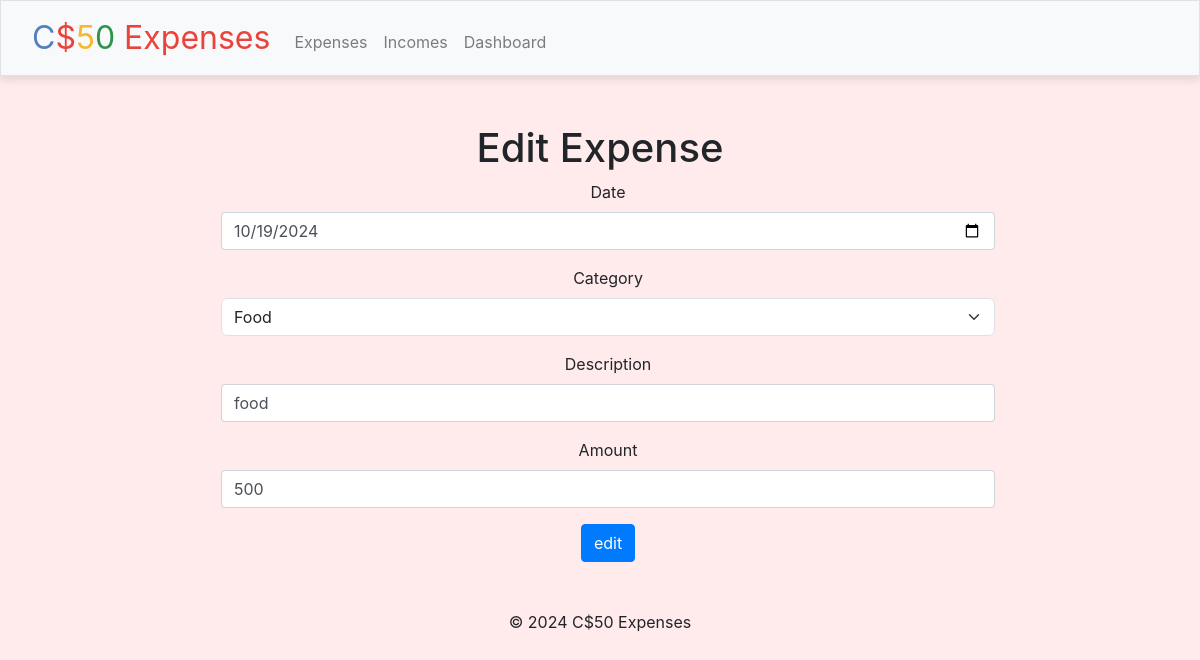
Page /expenses/edit?id=1 on the committed database.
### tables this page shows
CREATE TABLE expenses (
    id INTEGER PRIMARY KEY AUTOINCREMENT,
    amount NUMERIC NOT NULL,
    category TEXT NOT NULL,
    description TEXT,
    date TIMESTAMP DEFAULT CURRENT_TIMESTAMP
);

### app.py (the view)
@app.route("/expenses/edit", methods=["GET"])
def redirect_edit():
    id = request.args.get("id")
    expense = db.execute("SELECT * FROM expenses WHERE id = ?", id)
    return render_template("edit_expense.html", expense=expense[0])

### app.py (called while the page is built)
@app.after_request
def after_request(response):
    response.headers["Cache-Control"] = "no-cache, no-store, must-revalidate"
    response.headers["Expires"] = 0
    response.headers["Pragma"] = "no-cache"
    return response

### templates/edit_expense.html (shortened to what this page needs)
{%extends "layout.html"%} {%block title%}Edit Expense{%endblock%} { {%block main%}
<h1>Edit Expense</h1>
<div class="pl-11 pr-10">
  <form id="editExpenseFrom">
      <div class="mb-3">
      <label for="date" class="form-label">Date</label>
      <input type="date" value="{{expense.date}}" class="form-control" id="date" name="date" required />
    </div>
    <div class="mb-3">
      <label for="category" class="form-label">Category</label>
      <select class="form-select" id="category" name="category" required>
        <option value="Food" {% if expense.category == "Food"%}selected{% endif%}>Food</option>
      </select>
    </div>
    <div class="mb-3">
      <label for="description" class="form-label">Description</label>
      <input
        type="text"
        value="{{expense.description}}"
        class="form-control"
        id="description"
        name="description"
        required
      />
    </div>
    <div class="mb-3">
      <label for="amount" class="form-label">Amount</label>
      <input type="number" value="{{expense.amount}}" class="form-control" id="amount" name="amount" required />
    </div>
    <button type="submit" class="btn btn-primary">edit</button>
  </form>
</div>
{%endblock%}

### static/styles.css (style rules this page uses)
.pl-11 { padding-left: 11rem; }
.pr-10 { padding-right: 10rem; }

### rows in the picture
expenses: date "10/19/2024", category "Food", description "food", amount "500"
